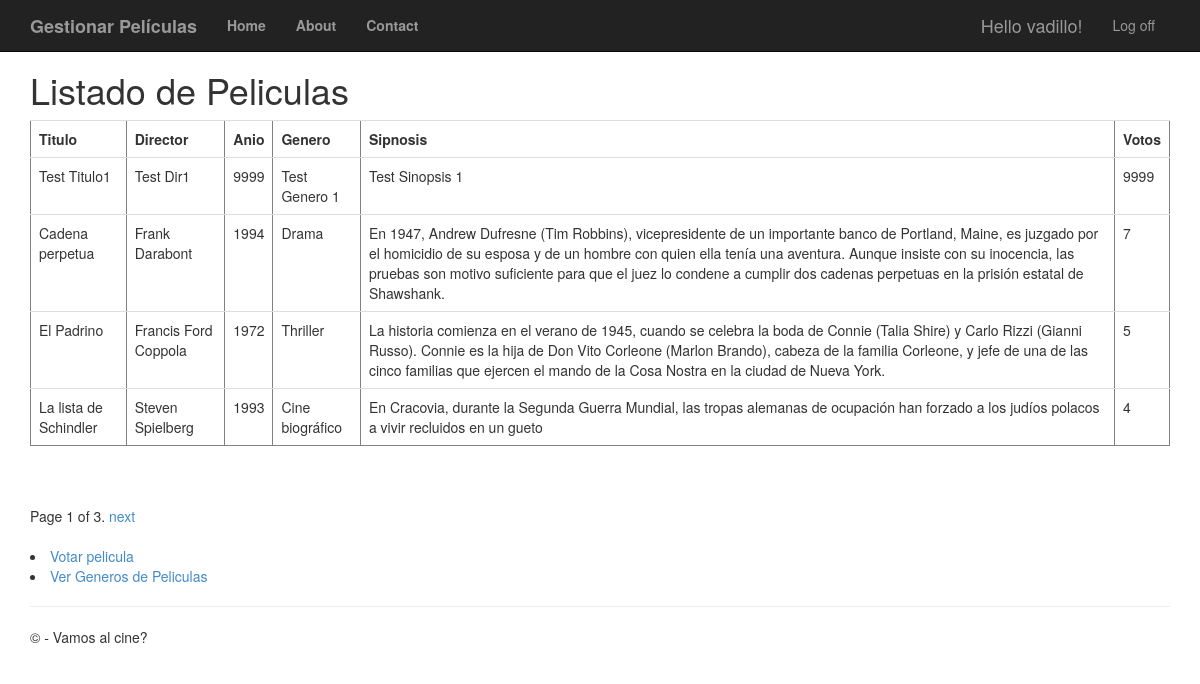
/peliculas/ (signed in), run on the app's committed database.
### app/models.py (models this page shows, shortened)
class Pelicula(models.Model):
	titulo = models.CharField(max_length=100)
	direccion = models.CharField(max_length=60)
	anio = models.IntegerField(validators=[MaxValueValidator(99999999999)])
	genero = models.CharField(max_length=60)
	sinopsis = models.CharField(max_length=700)
	votos = models.IntegerField(validators=[MaxValueValidator(99999999999)])

### app/views.py (the view)
# urls.py: path('peliculas/', views.peliculas, name='peliculas'),
def peliculas(request):
	if not request.user.is_authenticated:
		return HttpResponseRedirect('/login')
	else:
		film_lista = Pelicula.objects.all().order_by('-votos')
		paginator = Paginator(film_lista, 4) #Se indica que se mostraran 4 peliculas por pagina
		page = request.GET.get('page')
		try:
			pelis = paginator.page(page)
		except PageNotAnInteger:
			pelis = paginator.page(1)
		except EmptyPage:
			pelis = paginator.page(paginator.num_pages)
		return render(request, 'app/peliculas.html', {'pelis': pelis})

### app/templates/app/peliculas.html (shortened to what this page needs)
{% extends "app/layout.html"%}
{% block content %}
<h1>Listado de Peliculas</h1>
<table border='1' class="table">
	<tr><td><b>Titulo</b></td><td><b>Director</b></td><td><b>Anio</b></td><td><b>Genero</b></td><td><b>Sipnosis</b></td><td><b>Votos</b></td></tr>
	{% for filma in pelis %}
	<tr>
		<td>{{ filma.titulo }}</td>
		<td>{{ filma.direccion }}</td>
		<td>{{ filma.anio }}</td>
		<td>{{ filma.genero }}</td>
		<td>{{ filma.sinopsis }}</td>
		<td>{{ filma.votos }}</td>
	</tr>
	{% endfor %}
</table>
<br />
{% if pelis.has_other_pages %}
<div class="pagination">
	<span class="step-links">
		<span class="current">
			Page {{ pelis.number }} of {{ pelis.paginator.num_pages }}.
		</span>
		{% if pelis.has_next %}
		<a href="?page={{ pelis.next_page_number }}">next</a>
		{% endif %}
	</span>
</div>
<br />
{% endif %}
<li><a href="{% url 'voto' %}">Votar pelicula</a></li>
<li><a href="{% url 'generos' %}">Ver Generos de Peliculas</a></li>
{% endblock %}

### app/templates/app/layout.html (shortened to what this page needs)
<!DOCTYPE html>
<html>
<head>
    {% load staticfiles %}
    <link rel="stylesheet" type="text/css" href="{% static 'app/content/bootstrap.min.css' %}" />
    <link rel="stylesheet" type="text/css" href="{% static 'app/content/site.css' %}" />
</head>
<body>
    <div class="navbar navbar-inverse navbar-fixed-top">
        <div class="container">
            <div class="navbar-header">
                <a href="/peliculas" class="navbar-brand"><b>Gestionar Películas</b></a>
            </div>
            <div class="navbar-collapse collapse">
                <ul class="nav navbar-nav">
                    <li><a href="{% url 'home' %}"><b>Home</b></a></li>
                    <li><a href="{% url 'about' %}"><b>About</b></a></li>
                    <li><a href="{% url 'contact' %}"><b>Contact</b></a></li>
                </ul>
                {% include 'app/loginpartial.html' %}
            </div>
        </div>
    </div>
    <div class="container body-content">
{% block content %}{% endblock %}
        <hr/>
        <footer>
            <p>&copy; {{ year }} - Vamos al cine?</p>
        </footer>
    </div>
</body>
</html>

### app/templates/app/loginpartial.html (shortened to what this page needs)
{% if user.is_authenticated %}
<form id="logoutForm" action="/logout/" method="post" class="navbar-right">
    <ul class="nav navbar-nav navbar-right">
        <li><span class="navbar-brand">Hello {{ user.username }}!</span></li>
        <li><a href="javascript:document.getElementById('logoutForm').submit()">Log off</a></li>
    </ul>
</form>
{% else %}
<ul class="nav navbar-nav navbar-right">
    <li><a href="{% url 'registro' %}">Registro</a></li>
    <li><a href="{% url 'login' %}">Login</a></li>
</ul>
{% endif %}

### app/static/app/content/site.css (style rules this page uses)
body { padding-top: 50px; padding-bottom: 20px; }
.body-content { padding-left: 15px; padding-right: 15px; }

### data on the page
Pelicula: titulo "Test Titulo1", direccion "Test Dir1", anio "9999", genero "Test Genero 1", sinopsis "Test Sinopsis 1", votos "9999"
Pelicula: titulo "Cadena perpetua", direccion "Frank Darabont", anio "1994", genero "Drama", sinopsis "En 1947, Andrew Dufresne (Tim Robbins), vicepresidente de un importante banco de Portland, Maine, es juzgado por el homicidio de su esposa y de un hombre con quien ella tenía una aventura. Aunque insiste con su inocencia, las pruebas son motivo suficiente para que el juez lo condene a cumplir dos cadenas perpetuas en la prisión estatal de Shawshank.", votos "7"
Pelicula: titulo "El Padrino", direccion "Francis Ford Coppola", anio "1972", genero "Thriller", sinopsis "La historia comienza en el verano de 1945, cuando se celebra la boda de Connie (Talia Shire) y Carlo Rizzi (Gianni Russo). Connie es la hija de Don Vito Corleone (Marlon Brando), cabeza de la familia Corleone, y jefe de una de las cinco familias que ejercen el mando de la Cosa Nostra en la ciudad de Nueva York.", votos "5"
Pelicula: titulo "La lista de Schindler", direccion "Steven Spielberg", anio "1993", genero "Cine biográfico", sinopsis "En Cracovia, durante la Segunda Guerra Mundial, las tropas alemanas de ocupación han forzado a los judíos polacos a vivir recluidos en un gueto", votos "4"

### other printed values
{{ user.username }} "vadillo"
{{ pelis.number }} "1"
{{ pelis.paginator.num_pages }} "3"
